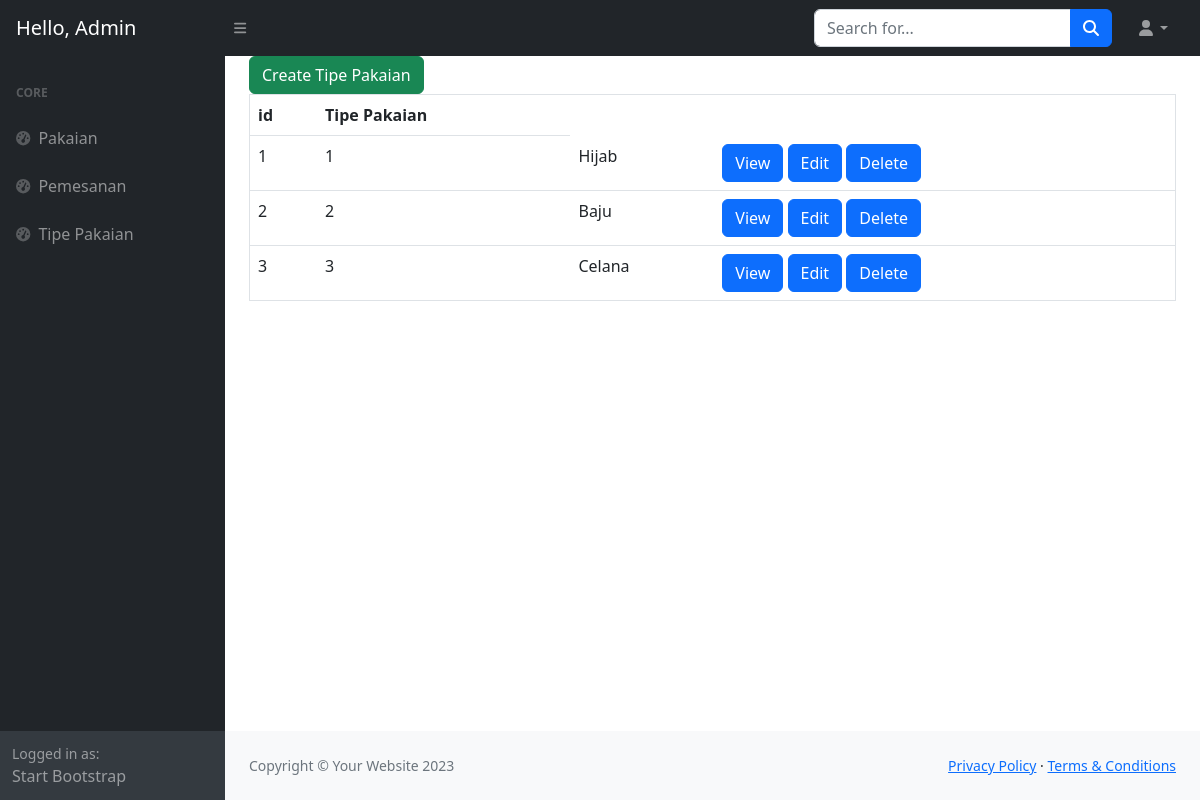
/backend/index_tipepakaian.php, run on the app's committed database.
### tables this page shows
CREATE TABLE `tipe_pakaian` (
  `id` int(11) NOT NULL,
  `tipe` varchar(45) NOT NULL
);

### backend/index_tipepakaian.php (the view, shortened to what this page needs)
<!DOCTYPE html>
<html lang="en">
<head>
    <link href="https://cdn.jsdelivr.net/npm/simple-datatables@7.1.2/dist/style.min.css" rel="stylesheet" />
    <link href="css/styles.css" rel="stylesheet" />
</head>
<body class="sb-nav-fixed">
    <nav class="sb-topnav navbar navbar-expand navbar-dark bg-dark">
        <a class="navbar-brand ps-3" href="../backend/index_pemesanan.php">Hello, Admin</a>
        <button class="btn btn-link btn-sm order-1 order-lg-0 me-4 me-lg-0" id="sidebarToggle" href="#!"><i
                class="fas fa-bars"></i></button>
        <form class="d-none d-md-inline-block form-inline ms-auto me-0 me-md-3 my-2 my-md-0">
            <div class="input-group">
                <input class="form-control" type="text" placeholder="Search for..." aria-label="Search for..."
                    aria-describedby="btnNavbarSearch" />
                <button class="btn btn-primary" id="btnNavbarSearch" type="button"><i
                        class="fas fa-search"></i></button>
            </div>
        </form>
        <ul class="navbar-nav ms-auto ms-md-0 me-3 me-lg-4">
            <li class="nav-item dropdown">
                <a class="nav-link dropdown-toggle" id="navbarDropdown" href="#" role="button" data-bs-toggle="dropdown"
                    aria-expanded="false"><i class="fas fa-user fa-fw"></i></a>
            </li>
        </ul>
    </nav>
    <div id="layoutSidenav">
        <div id="layoutSidenav_nav">
            <nav class="sb-sidenav accordion sb-sidenav-dark" id="sidenavAccordion">
                <div class="sb-sidenav-menu">
                    <div class="nav">
                        <div class="sb-sidenav-menu-heading">Core</div>
                        <a class="nav-link" href="../backend/index.php">
                            <div class="sb-nav-link-icon"><i class="fas fa-tachometer-alt"></i></div>
                            Pakaian
                        </a>
                        <a class="nav-link" href="../backend/index_pemesanan.php">
                            <div class="sb-nav-link-icon"><i class="fas fa-tachometer-alt"></i></div>
                            Pemesanan
                        </a>
                        <a class="nav-link" href="../backend/index_tipepakaian.php">
                            <div class="sb-nav-link-icon"><i class="fas fa-tachometer-alt"></i></div>
                            Tipe Pakaian
                        </a>
                    </div>
                </div>
                <div class="sb-sidenav-footer">
                    <div class="small">Logged in as:</div>
                    Start Bootstrap
                </div>
            </nav>
        </div>
        <div id="layoutSidenav_content">
            <main>
                <div class="container-fluid px-4">
                    <?php
    require_once '../database/dbkoneksi.php';
?>
                    <?php
   $sql = "SELECT * FROM tipe_pakaian";
   $rs = $dbh->query($sql);
?>
                    <a class="btn btn-success" href="pages/tipe_pakaian/form_tipe_pakaian.php" role="button">Create
                        Tipe Pakaian</a>
                    <table class="table" width="100%" border="1" cellspacing="2" cellpadding="2">
                        <thead>
                            <tr>
                                <th>id</th>
                                <th>Tipe Pakaian</th>
                            </tr>
                        </thead>
                        <tbody>
                            <?php
                $nomor  =1 ;
                foreach($rs as $row){
                ?>
                            <tr>
                                <td><?=$nomor?></td>
                                <td><?=$row["id"]?></td>
                                <td><?=$row["tipe"]?></td>
                                <td>
                                    <a class="btn btn-primary"
                                        href="pages/tipe_pakaian/view_tipe_pakaian.php?id=<?=$row['id']?>">View</a>
                                    <a class="btn btn-primary"
                                        href="pages/tipe_pakaian/edit_tipe_pakaian.php?idedit=<?=$row['id']?>">Edit</a>
                                    <a class="btn btn-primary"
                                        href="process/tipe_pakaian/delete_tipe_pakaian.php?iddel=<?=$row['id']?>"
                                        onclick="if(!confirm('Anda Yakin Hapus Data Produk <?=$row['id']?>?')) {return false}">Delete</a>
                                </td>
                            </tr>
                            <?php
                $nomor++;
                }
                ?>
                        </tbody>
                    </table>
                </div>
            </main>
            <footer class="py-4 bg-light mt-auto">
                <div class="container-fluid px-4">
                    <div class="d-flex align-items-center justify-content-between small">
                        <div class="text-muted">Copyright &copy; Your Website 2023</div>
                        <div>
                            <a href="#">Privacy Policy</a>
                            &middot;
                            <a href="#">Terms &amp; Conditions</a>
                        </div>
                    </div>
                </div>
            </footer>
        </div>
    </div>
</body>
</html>

### data on the page
tipe_pakaian: id "1", tipe "Hijab"
tipe_pakaian: id "2", tipe "Baju"
tipe_pakaian: id "3", tipe "Celana"
